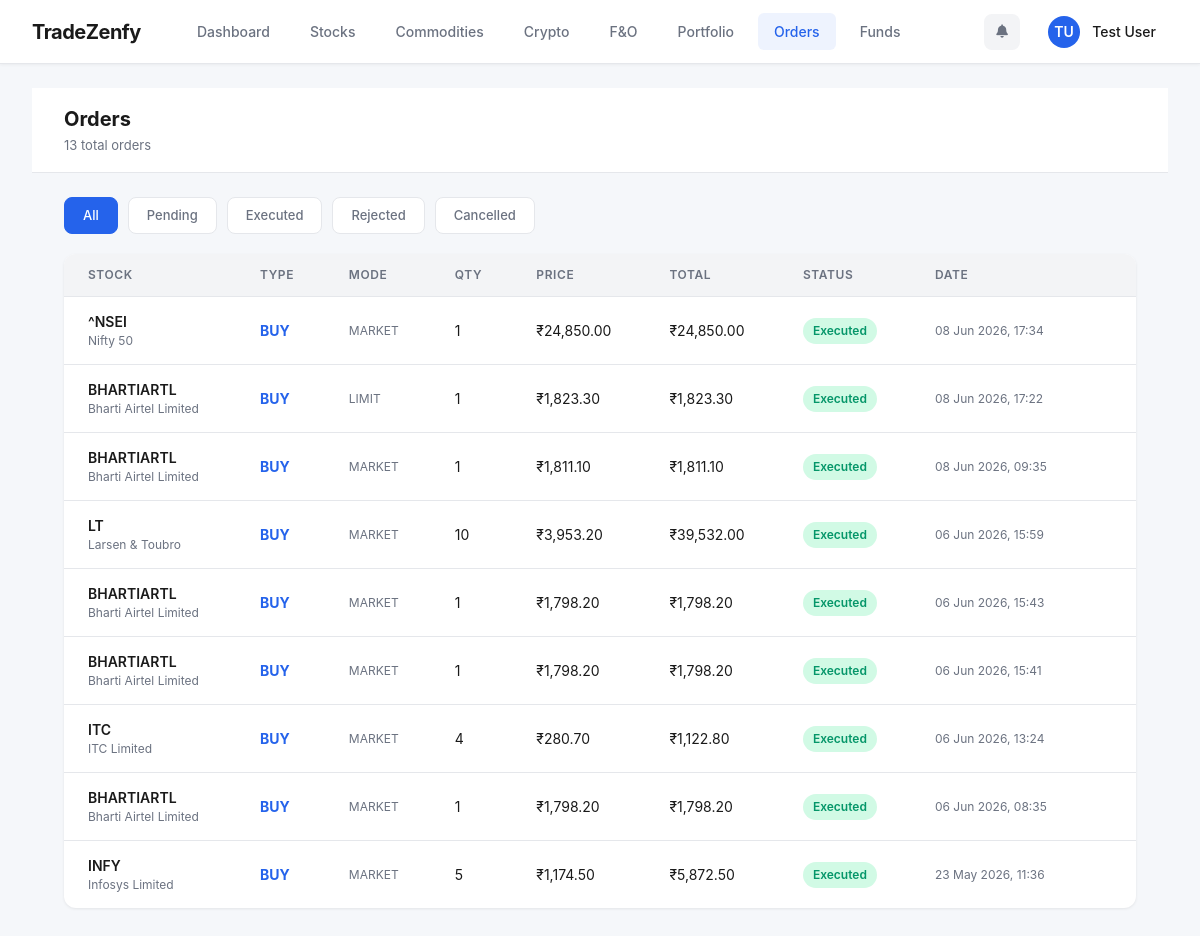
/user/orders.php (signed in), run on the app's committed database.
### tables this page shows
CREATE TABLE IF NOT EXISTS `account_registrations` (
  `id` int(11) NOT NULL AUTO_INCREMENT,
  `title` varchar(10) DEFAULT NULL,
  `first_name` varchar(100) NOT NULL,
  `last_name` varchar(100) NOT NULL,
  `email` varchar(255) NOT NULL,
  `username` varchar(100) NOT NULL,
  `password` varchar(255) NOT NULL,
  `dob` date DEFAULT NULL,
  `phone` varchar(20) DEFAULT NULL,
  `street` text DEFAULT NULL,
  `postal_code` varchar(20) DEFAULT NULL,
  `city` varchar(100) DEFAULT NULL,
  `country` varchar(100) DEFAULT NULL,
  `state_citizenship` varchar(100) DEFAULT NULL,
  `state_tax_residency` varchar(100) DEFAULT NULL,
  `tax_id` varchar(50) DEFAULT NULL,
  `employment_status` varchar(50) DEFAULT NULL,
  `trading_currency` varchar(50) DEFAULT 'INR',
  `annual_income` decimal(15,2) DEFAULT NULL,
  `net_worth` decimal(15,2) DEFAULT NULL,
  `source_of_wealth` text DEFAULT NULL,
  `initial_deposit` decimal(15,2) DEFAULT NULL,
  `status` enum('pending','approved','rejected') DEFAULT 'pending',
  `current_balance` decimal(15,2) DEFAULT 0.00,
  `portfolio_value` decimal(15,2) DEFAULT 0.00,
  `total_invested` decimal(15,2) DEFAULT 0.00,
  `total_pnl` decimal(15,2) DEFAULT 0.00,
  `is_blocked` tinyint(1) DEFAULT 0,
  `created_at` timestamp NOT NULL DEFAULT current_timestamp(),
  `updated_at` timestamp NOT NULL DEFAULT current_timestamp() ON UPDATE current_timestamp(),
  PRIMARY KEY (`id`),
  UNIQUE KEY `email` (`email`),
  UNIQUE KEY `username` (`username`)
);

CREATE TABLE IF NOT EXISTS `user_orders` (
  `id` int(11) NOT NULL AUTO_INCREMENT,
  `user_id` int(11) NOT NULL,
  `stock_id` int(11) NOT NULL,
  `order_type` enum('BUY','SELL') NOT NULL,
  `order_mode` enum('MARKET','LIMIT') DEFAULT 'MARKET',
  `limit_price` decimal(10,2) DEFAULT NULL,
  `quantity` int(11) NOT NULL,
  `traded_price` decimal(10,2) DEFAULT NULL,
  `price` decimal(10,2) DEFAULT NULL,
  `status` enum('PENDING','EXECUTED','CANCELLED','REJECTED') DEFAULT 'EXECUTED',
  `total_amount` decimal(15,2) DEFAULT 0.00,
  `admin_remark` text DEFAULT NULL,
  `executed_by` int(11) DEFAULT NULL,
  `executed_at` timestamp NULL DEFAULT NULL,
  `modified_by_admin` int(11) DEFAULT NULL,
  `admin_modified_at` timestamp NULL DEFAULT NULL,
  `created_at` timestamp NOT NULL DEFAULT current_timestamp(),
  PRIMARY KEY (`id`)
);

CREATE TABLE IF NOT EXISTS `stocks` (
  `id` int(11) NOT NULL AUTO_INCREMENT,
  `symbol` varchar(20) NOT NULL,
  `name` varchar(255) NOT NULL,
  `exchange` varchar(20) DEFAULT 'NSE',
  `industry` varchar(100) DEFAULT NULL,
  `sector` varchar(100) DEFAULT NULL,
  `market_cap` bigint(20) DEFAULT NULL,
  `logo_url` varchar(500) DEFAULT NULL,
  `website` varchar(255) DEFAULT NULL,
  `ltp` decimal(10,2) DEFAULT 0.00,
  `change_percent` decimal(10,4) DEFAULT 0.0000,
  `previous_close` decimal(10,2) DEFAULT 0.00,
  `is_active` tinyint(1) DEFAULT 1,
  `created_at` timestamp NOT NULL DEFAULT current_timestamp(),
  `updated_at` timestamp NOT NULL DEFAULT current_timestamp() ON UPDATE current_timestamp(),
  PRIMARY KEY (`id`),
  UNIQUE KEY `unique_symbol` (`symbol`)
);

### includes/middleware.php (called while the page is built, shortened)
<?php
function requireUser(): array {
    $db   = getDB();
    $stmt = $db->prepare("SELECT id, first_name, last_name, email, username, status, current_balance, portfolio_value, total_pnl, is_blocked FROM account_registrations WHERE id = ?");
    $stmt->execute([$_SESSION['user_id']]);
    $user = $stmt->fetch();
    return $user;
}

### user/orders.php (the view, shortened to what this page needs)
<?php
require_once __DIR__ . '/../includes/middleware.php';
$user = requireUser();
$db   = getDB();
$status  = $_GET['status'] ?? 'all';
$page    = max(1, (int)($_GET['page'] ?? 1));
$perPage = 20;
$offset  = ($page - 1) * $perPage;
$where  = $status !== 'all' ? "AND o.status = ?" : "";
$params = [$user['id']];
$total     = $db->prepare("SELECT COUNT(*) FROM user_orders o WHERE o.user_id = ? $where");
$total->execute($params);
$totalRows = $total->fetchColumn();
$stmt = $db->prepare("
    SELECT o.*, s.name AS stock_name, s.symbol
    FROM user_orders o
    JOIN stocks s ON s.id = o.stock_id
    WHERE o.user_id = ? $where
    ORDER BY o.created_at DESC
    LIMIT $perPage OFFSET $offset
");
$stmt->execute($params);
$orders = $stmt->fetchAll();
?>
<!DOCTYPE html>
<html lang="en">
<head>
<link rel="stylesheet" href="https://cdnjs.cloudflare.com/ajax/libs/font-awesome/6.4.0/css/all.min.css">
<link rel="stylesheet" href="../public/assets/css/groww-ui.css">
<link rel="stylesheet" href="../public/assets/css/layout-new.css">
</head>
<body>
<?php include __DIR__ . '/../includes/user-top-nav.php'; ?>
<div class="main">
  <div class="top-header">
    <div class="header-left">
      <h1>Orders</h1>
      <p><?= number_format($totalRows) ?> total orders</p>
    </div>
  </div>
  <div class="content">
  <div class="filters">
    <?php foreach (['all' => 'All', 'pending' => 'Pending', 'executed' => 'Executed', 'rejected' => 'Rejected', 'cancelled' => 'Cancelled'] as $val => $label): ?>
      <a href="?status=<?= $val ?>" class="filter-btn <?= $status === $val ? 'active' : '' ?>"><?= $label ?></a>
    <?php endforeach; ?>
  </div>
  <div class="card">
    <table>
      <thead>
        <tr>
          <th>Stock</th>
          <th>Type</th>
          <th>Mode</th>
          <th>Qty</th>
          <th>Price</th>
          <th>Total</th>
          <th>Status</th>
          <th>Date</th>
          <th></th>
        </tr>
      </thead>
      <tbody>
        <?php foreach ($orders as $o): ?>
        <tr id="order-row-<?= $o['id'] ?>">
          <td>
            <a href="../stock-detail.php?id=<?= $o['stock_id'] ?>" style="color:var(--groww-text);text-decoration:none;font-weight:600"><?= htmlspecialchars($o['symbol']) ?></a>
            <div style="font-size:12px;color:var(--groww-text-secondary)"><?= htmlspecialchars($o['stock_name']) ?></div>
          </td>
          <td class="type-<?= strtolower($o['order_type']) ?>"><?= $o['order_type'] ?></td>
          <td style="font-size:12px;color:var(--groww-text-secondary)"><?= $o['order_mode'] ?></td>
          <td><?= $o['quantity'] ?></td>
          <td>₹<?= number_format((float)$o['price'], 2) ?></td>
          <td>₹<?= number_format((float)$o['total_amount'], 2) ?></td>
          <td>
            <span class="badge badge-<?= strtolower($o['status']) ?>"><?= ucfirst(strtolower($o['status'])) ?></span>
          </td>
          <td style="font-size:12px;color:var(--groww-text-secondary)"><?= date('d M Y, H:i', strtotime($o['created_at'])) ?></td>
          <td>
          </td>
        </tr>
        <?php endforeach; ?>
      </tbody>
    </table>
  </div>
  </div>
</div>
</body>
</html>

### includes/user-top-nav.php (shortened to what this page needs)
<?php
$currentPage = basename($_SERVER['PHP_SELF'], '.php');
$inUser = strpos($_SERVER['PHP_SELF'], '/user/') !== false;
$rootPrefix = $inUser ? '../' : '';
$userPrefix = $inUser ? '' : 'user/';
$userInitials = strtoupper(substr($user['first_name'] ?? 'U', 0, 1) . substr($user['last_name'] ?? '', 0, 1));
$displayName = ($user['first_name'] ?? '') . ' ' . ($user['last_name'] ?? '');
?>
<nav class="top-nav">
  <div class="top-nav-left">
    <a href="<?= $userPrefix ?>dashboard.php" class="top-nav-logo">
      TradeZenfy
    </a>
    <div class="top-nav-links">
      <a href="<?= $userPrefix ?>dashboard.php" <?= $currentPage === 'dashboard' ? 'class="active"' : '' ?>>
        Dashboard
      </a>
      <a href="<?= $rootPrefix ?>stock-market.php" <?= in_array($currentPage, ['stock-market','stock-detail','index-detail']) ? 'class="active"' : '' ?>>
        Stocks
      </a>
      <a href="<?= $rootPrefix ?>commodity-market.php" <?= in_array($currentPage, ['commodity-market','commodity-detail']) ? 'class="active"' : '' ?>>
        Commodities
      </a>
      <a href="<?= $rootPrefix ?>crypto-market.php" <?= in_array($currentPage, ['crypto-market','crypto-detail']) ? 'class="active"' : '' ?>>
        Crypto
      </a>
      <a href="<?= $rootPrefix ?>fno-market.php" <?= in_array($currentPage, ['fno-market','fno-detail']) ? 'class="active"' : '' ?>>
        F&O
      </a>
      <a href="<?= $userPrefix ?>portfolio.php" <?= $currentPage === 'portfolio' ? 'class="active"' : '' ?>>
        Portfolio
      </a>
      <a href="<?= $userPrefix ?>orders.php" <?= $currentPage === 'orders' ? 'class="active"' : '' ?>>
        Orders
      </a>
      <a href="<?= $userPrefix ?>deposit.php" <?= in_array($currentPage, ['deposit','withdraw']) ? 'class="active"' : '' ?>>
        Funds
      </a>
    </div>
  </div>
  <div class="top-nav-right">
    <button class="nav-icon-btn" title="Notifications">
      <i class="fa fa-bell"></i>
    </button>
    <div class="nav-user-info" onclick="window.location.href='<?= $userPrefix ?>edit-profile.php'">
      <div class="nav-user-avatar"><?= $userInitials ?></div>
      <div class="nav-user-name"><?= htmlspecialchars($displayName) ?></div>
    </div>
  </div>
</nav>

### public/assets/css/groww-ui.css (style rules this page uses)
*, *::before, *::after { box-sizing: border-box; margin: 0; padding: 0; }
:root { --primary: #2563EB; --primary-dark: #1D4ED8; --primary-light: #3B82F6; --success: #10B981; --success-dark: #059669; --danger: #EF4444; --danger-dark: #DC2626; --bg: #F5F7FA; --card: #FFFFFF; --text: #1A1A1A; --text-secondary: #6B7280; --border: #E5E7EB; --hover: #F3F4F6; --groww-green: var(--primary); --groww-green-dark: var(--primary-dark); --groww-red: var(--danger); --groww-bg: var(--bg); --groww-card: var(--card); --groww-text: var(--text); --groww-text-secondary: var(--text-secondary); --groww-border: var(--border); --groww-hover: var(--hover); }
body { font-family: -apple-system, BlinkMacSystemFont, 'Segoe UI', Roboto, sans-serif; background: var(--bg); color: var(--text); min-height: 100vh; line-height: 1.5; overflow-x: hidden; max-width: 100vw; }
.main { flex: 1; padding: 24px 32px; min-height: 100vh; max-width: 1400px; margin: 0 auto; overflow-x: hidden; width: 100%; }
.top-header { background: var(--groww-card); border-bottom: 1px solid var(--groww-border); padding: 16px 32px; display: flex; justify-content: space-between; align-items: center; position: sticky; top: 0; z-index: 100; }
.header-left h1 { font-size: 20px; font-weight: 700; color: var(--groww-text); }
.header-left p { font-size: 13px; color: var(--groww-text-secondary); margin-top: 2px; }
.content { padding: 24px 32px; max-width: 1400px; }
.card { background: var(--groww-card); border-radius: 12px; overflow: hidden; box-shadow: 0 1px 3px rgba(0,0,0,0.08); margin-bottom: 24px; }
table { width: 100%; border-collapse: collapse; }
th { font-size: 12px; color: var(--groww-text-secondary); text-transform: uppercase; letter-spacing: .05em; padding: 12px 24px; text-align: left; background: var(--groww-hover); font-weight: 600; }
td { padding: 14px 24px; font-size: 14px; border-top: 1px solid var(--groww-border); color: var(--groww-text); }
.badge { display: inline-flex; padding: 4px 10px; border-radius: 20px; font-size: 12px; font-weight: 600; }
.badge-approved, .badge-executed { background: #D1FAE5; color: #059669; }

### public/assets/css/layout-new.css (style rules this page uses)
.top-nav { background: var(--card); border-bottom: 1px solid var(--border); padding: 0 32px; display: flex; align-items: center; justify-content: space-between; height: 64px; position: sticky; top: 0; z-index: 1000; box-shadow: 0 1px 3px rgba(0,0,0,0.05); }
.top-nav-left { display: flex; align-items: center; gap: 40px; }
.top-nav-logo { font-size: 20px; font-weight: 700; color: var(--text); text-decoration: none; letter-spacing: -0.5px; }
.top-nav-links { display: flex; gap: 8px; }
.top-nav-links a { padding: 8px 16px; color: var(--text-secondary); text-decoration: none; font-size: 14px; font-weight: 500; border-radius: 6px; transition: all 0.2s; }
.top-nav-links a.active { color: var(--primary); background: rgba(37, 99, 235, 0.08); }
.top-nav-right { display: flex; align-items: center; gap: 16px; }
.nav-user-info { display: flex; align-items: center; gap: 12px; cursor: pointer; padding: 6px 12px; border-radius: 8px; transition: background 0.2s; }
.nav-user-avatar { width: 32px; height: 32px; border-radius: 50%; background: var(--primary); color: white; display: flex; align-items: center; justify-content: center; font-weight: 600; font-size: 14px; }
.nav-user-name { font-size: 14px; font-weight: 500; color: var(--text); }
.nav-icon-btn { width: 36px; height: 36px; border-radius: 8px; background: var(--hover); border: none; cursor: pointer; display: flex; align-items: center; justify-content: center; color: var(--text-secondary); transition: all 0.2s; }

### user/orders.php (style rules this page uses)
.filters { display:flex;gap:10px;margin-bottom:20px;flex-wrap:wrap }
.filter-btn { padding:8px 18px;border-radius:8px;font-size:13px;font-weight:500;cursor:pointer;border:1px solid var(--groww-border);background:var(--groww-card);color:var(--groww-text-secondary);text-decoration:none;transition:all 0.2s }
.filter-btn.active,.filter-btn:hover { background:var(--groww-green);color:#fff;border-color:var(--groww-green) }
.type-buy { color:var(--groww-green);font-weight:700 }

### data on the page
account_registrations: userInitials "TU", displayName "Test User"
user_orders: stock.symbol "^NSEI", stock.name "Nifty 50", order_type "BUY", order_mode "MARKET", quantity "1", price "24,850.00", total_amount "24,850.00", status "Executed", created_at "08 Jun 2026, 17:34"
user_orders: stock.symbol "BHARTIARTL", stock.name "Bharti Airtel Limited", order_type "BUY", order_mode "LIMIT", quantity "1", price "1,823.30", total_amount "1,823.30", status "Executed", created_at "08 Jun 2026, 17:22"
user_orders: stock.symbol "BHARTIARTL", stock.name "Bharti Airtel Limited", order_type "BUY", order_mode "MARKET", quantity "1", price "1,811.10", total_amount "1,811.10", status "Executed", created_at "08 Jun 2026, 09:35"
user_orders: stock.symbol "LT", stock.name "Larsen & Toubro", order_type "BUY", order_mode "MARKET", quantity "10", price "3,953.20", total_amount "39,532.00", status "Executed", created_at "06 Jun 2026, 15:59"
user_orders: stock.symbol "BHARTIARTL", stock.name "Bharti Airtel Limited", order_type "BUY", order_mode "MARKET", quantity "1", price "1,798.20", total_amount "1,798.20", status "Executed", created_at "06 Jun 2026, 15:43"
user_orders: stock.symbol "BHARTIARTL", stock.name "Bharti Airtel Limited", order_type "BUY", order_mode "MARKET", quantity "1", price "1,798.20", total_amount "1,798.20", status "Executed", created_at "06 Jun 2026, 15:41"
user_orders: stock.symbol "ITC", stock.name "ITC Limited", order_type "BUY", order_mode "MARKET", quantity "4", price "280.70", total_amount "1,122.80", status "Executed", created_at "06 Jun 2026, 13:24"
user_orders: stock.symbol "BHARTIARTL", stock.name "Bharti Airtel Limited", order_type "BUY", order_mode "MARKET", quantity "1", price "1,798.20", total_amount "1,798.20", status "Executed", created_at "06 Jun 2026, 08:35"
user_orders: stock.symbol "INFY", stock.name "Infosys Limited", order_type "BUY", order_mode "MARKET", quantity "5", price "1,174.50", total_amount "5,872.50", status "Executed", created_at "23 May 2026, 11:36"

### other printed values
$totalRows "13"
$label "All"
$label "Pending"
$label "Executed"
$label "Rejected"
$label "Cancelled"
